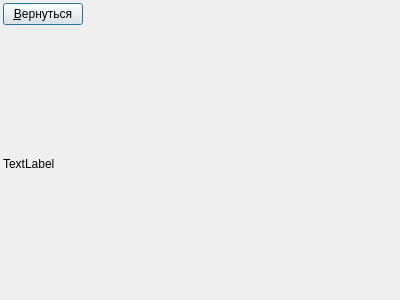
<?xml version="1.0" encoding="UTF-8"?>
<ui version="4.0">
 <class>TaskQuestionView</class>
 <widget class="QWidget" name="TaskQuestionView">
  <property name="geometry">
   <rect>
    <x>0</x>
    <y>0</y>
    <width>400</width>
    <height>300</height>
   </rect>
  </property>
  <property name="windowTitle">
   <string>Form</string>
  </property>
  <layout class="QGridLayout" name="gridLayout">
   <property name="margin">
    <number>3</number>
   </property>
   <item row="0" column="0">
    <widget class="QPushButton" name="pushButton">
     <property name="text">
      <string>&amp;Вернуться</string>
     </property>
     <property name="default">
      <bool>true</bool>
     </property>
    </widget>
   </item>
   <item row="0" column="1">
    <spacer name="horizontalSpacer">
     <property name="orientation">
      <enum>Qt::Horizontal</enum>
     </property>
     <property name="sizeHint" stdset="0">
      <size>
       <width>298</width>
       <height>20</height>
      </size>
     </property>
    </spacer>
   </item>
   <item row="1" column="0" colspan="2">
    <widget class="QLabel" name="label">
     <property name="text">
      <string>TextLabel</string>
     </property>
    </widget>
   </item>
  </layout>
 </widget>
 <resources/>
 <connections/>
</ui>
